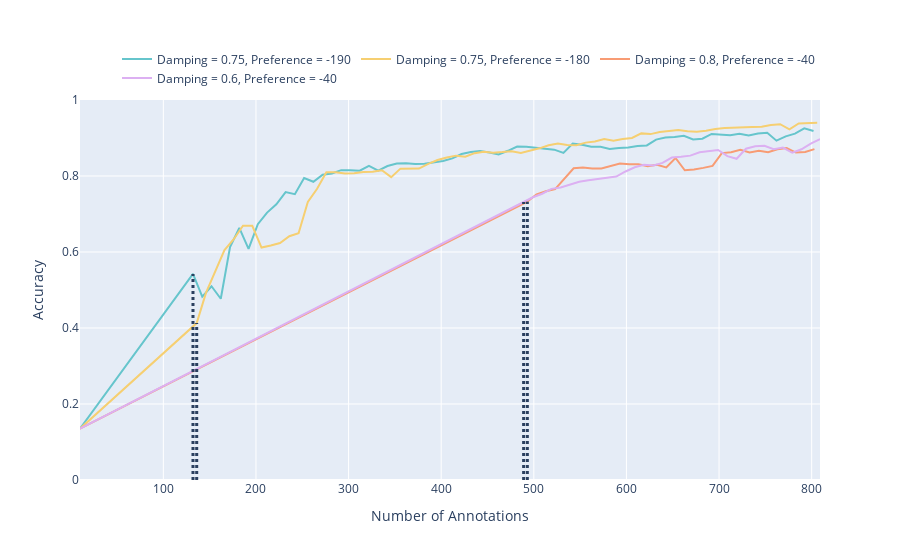

Here is the notebook cell this chart was saved with:
### Code cell
import os
import pandas as pd
import plotly.graph_objects as go
import numpy as np

folder = 'Results/heatmap_validation'

# Get all csv files
files = os.listdir(folder)

import plotly.express as px
pastel = px.colors.qualitative.Pastel

# color key
color_key = {
    'combination1': pastel[0],
    'combination2': pastel[1],
    'combination3': pastel[2],
    'combination4': pastel[3],
}

# Line style key
line_style_key = {
    '0': 'solid',
    '1': 'solid',
    '2': 'dash',
    '3': 'dot',
}

name_key = {
    'combination1_2_heatmap_verification.csv': 'Damping = 0.75, Preference = -190',
    'combination2_2_heatmap_verification.csv': 'Damping = 0.75, Preference = -180',
    'combination3_2_heatmap_verification.csv': 'Damping = 0.8, Preference = -40',
    'combination4_2_heatmap_verification.csv': 'Damping = 0.6, Preference = -40',
}

fig = go.Figure()

for file in files:
    df = pd.read_csv(f'{folder}\\{file}')
    color = color_key[file.split('_')[0]]
    line_style = line_style_key[file.split('_')[1]]

    fig.add_trace(go.Scatter(x=df['Number of Annotations'], y=df['Accuracy'], name=name_key[file], line=dict(color=color)))#, dash=line_style)))

    # Add grey dotted vertical line at row 3
    fig.add_shape(
        type="line",
        x0=df.iloc[2]['Number of Annotations'],
        y0=0,
        x1=df.iloc[2]['Number of Annotations'],
        y1=df.iloc[2]['Accuracy'],
        line=dict(
            color="g    rey",
            width=3,
            dash="dot",
        ),
    )




# Update ylim and set axis labels
fig.update_yaxes(range=[0, 1])
fig.update_xaxes(title_text='Number of Annotations')
fig.update_yaxes(title_text='Accuracy')

# Horizontal legend
fig.update_layout(legend=dict(
    orientation="h",
    yanchor="bottom",
    y=1.02,
    xanchor="right",
    x=1
))

fig.show()

### Figure 1 — Plotly figure (JSON) as saved in the notebook; plotly's stock layout.template omitted (floating-point values rounded to 4 significant figures; data arrays with more than 128 entries replaced by an {"elided": "..."} marker saying what was removed)
{"data": [{"line": {"color": "rgb(102, 197, 204)"}, "name": "Damping = 0.75, Preference = -190", "type": "scatter", "x": {"elided": "138 int values"}, "y": {"elided": "138 float values"}}, {"line": {"color": "rgb(246, 207, 113)"}, "name": "Damping = 0.75, Preference = -180", "type": "scatter", "x": {"elided": "138 int values"}, "y": {"elided": "138 float values"}}, {"line": {"color": "rgb(248, 156, 116)"}, "name": "Damping = 0.8, Preference = -40", "type": "scatter", "x": [10, 493, 493, 493, 503, 503, 513, 513, 523, 523, 533, 533, 543, 543, 553, 553, 563, 563, 573, 573, 583, 583, 593, 593, 603, 603, 613, 613, 623, 623, 633, 633, 643, 643, 653, 653, 663, 663, 673, 673, 683, 683, 693, 693, 703, 703, 713, 713, 723, 723, 733, 733, 743, 743, 753, 753, 763, 763, 773, 773, 783, 783, 793, 793, 803, 803], "y": [0.1351, 0.7325, 0.7325, 0.7325, 0.7519, 0.7519, 0.76, 0.76, 0.7656, 0.7656, 0.792, 0.792, 0.8204, 0.8204, 0.8221, 0.8221, 0.8199, 0.8199, 0.82, 0.82, 0.8272, 0.8272, 0.8328, 0.8328, 0.8306, 0.8306, 0.831, 0.831, 0.8259, 0.8259, 0.8293, 0.8293, 0.8228, 0.8228, 0.8474, 0.8474, 0.8149, 0.8149, 0.817, 0.817, 0.8214, 0.8214, 0.8265, 0.8265, 0.8603, 0.8603, 0.8626, 0.8626, 0.8689, 0.8689, 0.862, 0.862, 0.8663, 0.8663, 0.8624, 0.8624, 0.8702, 0.8702, 0.8735, 0.8735, 0.8617, 0.8617, 0.8633, 0.8633, 0.8708, 0.8708]}, {"line": {"color": "rgb(220, 176, 242)"}, "name": "Damping = 0.6, Preference = -40", "type": "scatter", "x": [10, 489, 489, 489, 499, 499, 509, 509, 519, 519, 529, 529, 539, 539, 549, 549, 559, 559, 569, 569, 579, 579, 589, 589, 599, 599, 609, 609, 619, 619, 629, 629, 639, 639, 649, 649, 659, 659, 669, 669, 679, 679, 689, 689, 699, 699, 709, 709, 719, 719, 729, 729, 739, 739, 749, 749, 759, 759, 769, 769, 779, 779, 789, 789, 799, 799, 809, 809], "y": [0.1351, 0.7313, 0.7313, 0.7313, 0.744, 0.744, 0.7533, 0.7533, 0.7662, 0.7662, 0.7699, 0.7699, 0.7781, 0.7781, 0.7848, 0.7848, 0.7886, 0.7886, 0.7921, 0.7921, 0.7957, 0.7957, 0.7986, 0.7986, 0.8119, 0.8119, 0.8231, 0.8231, 0.8294, 0.8294, 0.8278, 0.8278, 0.8345, 0.8345, 0.8486, 0.8486, 0.8504, 0.8504, 0.8536, 0.8536, 0.8624, 0.8624, 0.8664, 0.8664, 0.8686, 0.8686, 0.8523, 0.8523, 0.8453, 0.8453, 0.8717, 0.8717, 0.8784, 0.8784, 0.8794, 0.8794, 0.8704, 0.8704, 0.8747, 0.8747, 0.8611, 0.8611, 0.8704, 0.8704, 0.8853, 0.8853, 0.8971, 0.8971]}], "layout": {"legend": {"orientation": "h", "x": 1, "xanchor": "right", "y": 1.02, "yanchor": "bottom"}, "shapes": [{"line": {"color": "g    rey", "dash": "dot", "width": 3}, "name": "Transition between affinity propagation and BvSB sampling", "type": "line", "x0": 132, "x1": 132, "y0": 0, "y1": 0.5423}, {"line": {"color": "g    rey", "dash": "dot", "width": 3}, "name": "Transition between affinity propagation and BvSB sampling", "type": "line", "x0": 136, "x1": 136, "y0": 0, "y1": 0.4129}, {"line": {"color": "g    rey", "dash": "dot", "width": 3}, "name": "Transition between affinity propagation and BvSB sampling", "type": "line", "x0": 493, "x1": 493, "y0": 0, "y1": 0.7325}, {"line": {"color": "g    rey", "dash": "dot", "width": 3}, "name": "Transition between affinity propagation and BvSB sampling", "type": "line", "x0": 489, "x1": 489, "y0": 0, "y1": 0.7313}], "xaxis": {"title": {"text": "Number of Annotations"}}, "yaxis": {"range": [0, 1], "title": {"text": "Accuracy"}}}}
